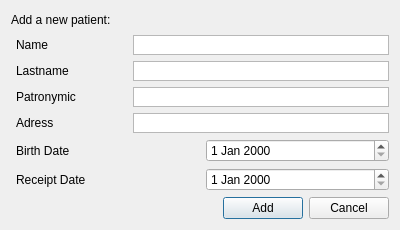
<?xml version="1.0" encoding="UTF-8"?>
<ui version="4.0">
 <class>Dialog</class>
 <widget class="QDialog" name="Dialog">
  <property name="windowModality">
   <enum>Qt::WindowModal</enum>
  </property>
  <property name="enabled">
   <bool>true</bool>
  </property>
  <property name="geometry">
   <rect>
    <x>0</x>
    <y>0</y>
    <width>400</width>
    <height>230</height>
   </rect>
  </property>
  <property name="sizePolicy">
   <sizepolicy hsizetype="Fixed" vsizetype="Fixed">
    <horstretch>0</horstretch>
    <verstretch>0</verstretch>
   </sizepolicy>
  </property>
  <property name="minimumSize">
   <size>
    <width>400</width>
    <height>200</height>
   </size>
  </property>
  <property name="windowTitle">
   <string>Add...</string>
  </property>
  <property name="autoFillBackground">
   <bool>false</bool>
  </property>
  <layout class="QVBoxLayout" name="verticalLayout">
   <item>
    <widget class="QLabel" name="label_10">
     <property name="text">
      <string>Add a new patient:</string>
     </property>
    </widget>
   </item>
   <item>
    <layout class="QHBoxLayout" name="horizontalLayout_2">
     <property name="leftMargin">
      <number>5</number>
     </property>
     <item>
      <widget class="QLabel" name="label">
       <property name="text">
        <string>Name</string>
       </property>
      </widget>
     </item>
     <item>
      <widget class="QPlainTextEdit" name="plainTextEdit">
       <property name="sizePolicy">
        <sizepolicy hsizetype="Minimum" vsizetype="Fixed">
         <horstretch>0</horstretch>
         <verstretch>0</verstretch>
        </sizepolicy>
       </property>
       <property name="maximumSize">
        <size>
         <width>16777215</width>
         <height>20</height>
        </size>
       </property>
       <property name="acceptDrops">
        <bool>true</bool>
       </property>
       <property name="frameShape">
        <enum>QFrame::StyledPanel</enum>
       </property>
       <property name="verticalScrollBarPolicy">
        <enum>Qt::ScrollBarAlwaysOff</enum>
       </property>
       <property name="horizontalScrollBarPolicy">
        <enum>Qt::ScrollBarAlwaysOff</enum>
       </property>
      </widget>
     </item>
    </layout>
   </item>
   <item>
    <layout class="QHBoxLayout" name="horizontalLayout_3">
     <property name="leftMargin">
      <number>5</number>
     </property>
     <item>
      <widget class="QLabel" name="label_2">
       <property name="text">
        <string>Lastname</string>
       </property>
      </widget>
     </item>
     <item>
      <widget class="QPlainTextEdit" name="plainTextEdit_2">
       <property name="sizePolicy">
        <sizepolicy hsizetype="Minimum" vsizetype="Fixed">
         <horstretch>0</horstretch>
         <verstretch>0</verstretch>
        </sizepolicy>
       </property>
       <property name="maximumSize">
        <size>
         <width>16777215</width>
         <height>20</height>
        </size>
       </property>
       <property name="verticalScrollBarPolicy">
        <enum>Qt::ScrollBarAlwaysOff</enum>
       </property>
       <property name="horizontalScrollBarPolicy">
        <enum>Qt::ScrollBarAlwaysOff</enum>
       </property>
      </widget>
     </item>
    </layout>
   </item>
   <item>
    <layout class="QHBoxLayout" name="horizontalLayout_4">
     <property name="leftMargin">
      <number>5</number>
     </property>
     <item>
      <widget class="QLabel" name="label_3">
       <property name="text">
        <string>Patronymic</string>
       </property>
      </widget>
     </item>
     <item>
      <widget class="QPlainTextEdit" name="plainTextEdit_3">
       <property name="sizePolicy">
        <sizepolicy hsizetype="Minimum" vsizetype="Fixed">
         <horstretch>0</horstretch>
         <verstretch>0</verstretch>
        </sizepolicy>
       </property>
       <property name="maximumSize">
        <size>
         <width>16777215</width>
         <height>20</height>
        </size>
       </property>
       <property name="verticalScrollBarPolicy">
        <enum>Qt::ScrollBarAlwaysOff</enum>
       </property>
      </widget>
     </item>
    </layout>
   </item>
   <item>
    <layout class="QHBoxLayout" name="horizontalLayout_5">
     <property name="leftMargin">
      <number>5</number>
     </property>
     <item>
      <widget class="QLabel" name="label_4">
       <property name="text">
        <string>Adress</string>
       </property>
      </widget>
     </item>
     <item>
      <widget class="QPlainTextEdit" name="plainTextEdit_4">
       <property name="sizePolicy">
        <sizepolicy hsizetype="Minimum" vsizetype="Fixed">
         <horstretch>0</horstretch>
         <verstretch>0</verstretch>
        </sizepolicy>
       </property>
       <property name="maximumSize">
        <size>
         <width>16777215</width>
         <height>20</height>
        </size>
       </property>
       <property name="verticalScrollBarPolicy">
        <enum>Qt::ScrollBarAlwaysOff</enum>
       </property>
      </widget>
     </item>
    </layout>
   </item>
   <item>
    <layout class="QHBoxLayout" name="horizontalLayout_9">
     <property name="leftMargin">
      <number>5</number>
     </property>
     <item>
      <widget class="QLabel" name="label_8">
       <property name="text">
        <string>Birth Date</string>
       </property>
      </widget>
     </item>
     <item>
      <widget class="QDateEdit" name="dateEdit"/>
     </item>
    </layout>
   </item>
   <item>
    <layout class="QHBoxLayout" name="horizontalLayout_10">
     <property name="leftMargin">
      <number>5</number>
     </property>
     <item>
      <widget class="QLabel" name="label_9">
       <property name="text">
        <string>Receipt Date</string>
       </property>
      </widget>
     </item>
     <item>
      <widget class="QDateEdit" name="dateEdit_2"/>
     </item>
    </layout>
   </item>
   <item>
    <layout class="QHBoxLayout" name="horizontalLayout">
     <item>
      <spacer name="horizontalSpacer">
       <property name="orientation">
        <enum>Qt::Horizontal</enum>
       </property>
       <property name="sizeHint" stdset="0">
        <size>
         <width>40</width>
         <height>20</height>
        </size>
       </property>
      </spacer>
     </item>
     <item>
      <widget class="QPushButton" name="okButton">
       <property name="text">
        <string>Add</string>
       </property>
      </widget>
     </item>
     <item>
      <widget class="QPushButton" name="cancelButton">
       <property name="text">
        <string>Cancel</string>
       </property>
      </widget>
     </item>
    </layout>
   </item>
  </layout>
 </widget>
 <resources/>
 <connections>
  <connection>
   <sender>okButton</sender>
   <signal>clicked()</signal>
   <receiver>Dialog</receiver>
   <slot>accept()</slot>
   <hints>
    <hint type="sourcelabel">
     <x>351</x>
     <y>38</y>
    </hint>
    <hint type="destinationlabel">
     <x>233</x>
     <y>29</y>
    </hint>
   </hints>
  </connection>
  <connection>
   <sender>cancelButton</sender>
   <signal>clicked()</signal>
   <receiver>Dialog</receiver>
   <slot>reject()</slot>
   <hints>
    <hint type="sourcelabel">
     <x>330</x>
     <y>66</y>
    </hint>
    <hint type="destinationlabel">
     <x>197</x>
     <y>125</y>
    </hint>
   </hints>
  </connection>
 </connections>
</ui>
